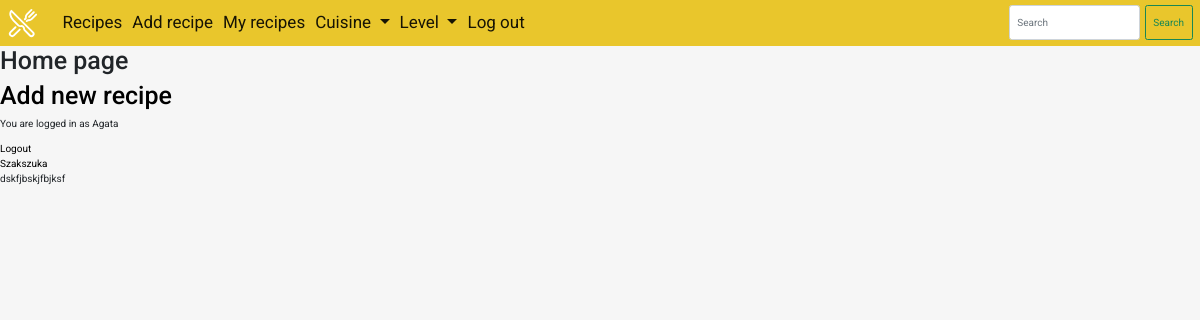
Page /level/e (signed in) on the earlier database version.
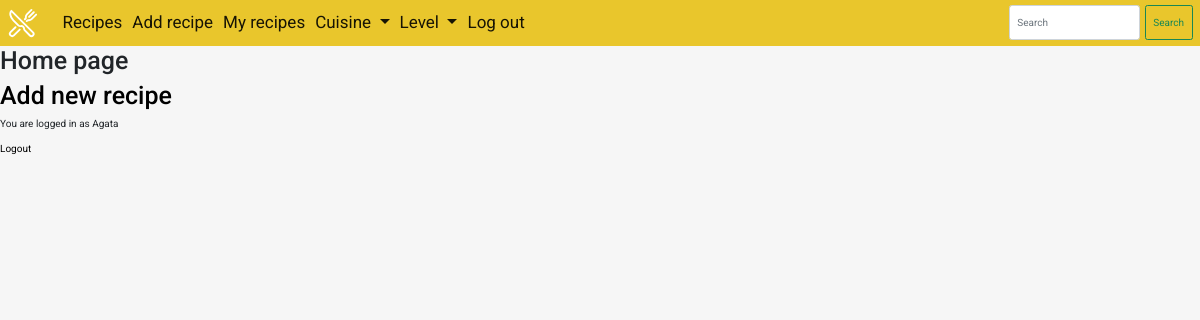
Same page on the later database version.
### rec/models.py (models this page shows, shortened)
class Recipe(models.Model):
    name = models.CharField(max_length=250)
    time = models.CharField(max_length=8)
    servings = models.CharField(max_length=3)
    ingridients = models.TextField()
    desc = models.TextField()
    cuisines = [
        ('', 'Choose one'),
        ('tr', 'Traditional'),
        ('vt', 'Vegetarian'),
        ('ve', 'Vegan'),
    ]
    cuisine = models.CharField(max_length=2, choices=cuisines, default='')
    levels = [
        ('', 'Choose one'),
        ('e', 'Easy'),
        ('m', 'Medium'),
        ('h', 'Hard'),
    ]
    level = models.CharField(max_length=1, choices=levels, default='')
    user = models.ForeignKey(User, on_delete=models.CASCADE)

### rec/views.py (the view)
# urls.py: path('level/<str:levelKey>', views.display_level, name='display_level'),
def display_level(request, levelKey):
    rec = Recipe.objects.filter(level=levelKey)
    return render(request, 'home.html', {'rec': rec})

### rec/templates/home.html
{% extends 'base.html' %}
{% block content %}
<h1>Home page</h1>
<a href="{% url 'create' %}"><h1>Add new recipe</h1></a>
{% if user.is_authenticated %}
    <p>You are logged in as {{user}}</p>
    <a href="{% url 'logout' %}">Logout</a>
<br>
{% for re in rec %}
    <a href="{% url 'detail' re.id %}">{{re.name}}</a>
    <p>{{re.desc}}</p>
{% endfor %}
{% else %}
    <a href="{% url 'register' %}">Register</a>
    <a href="{% url 'log' %}">Log in</a>
{% endif %}
{% endblock content %}

Differences in the rows shown:
no longer on this page (row edited): Recipe: name "Szakszuka", desc "dskfjbskjfbjksf"
